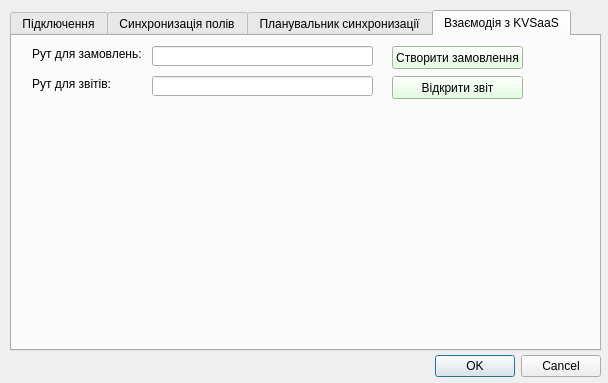
<?xml version="1.0" encoding="UTF-8"?>
<ui version="4.0">
 <class>KvSaasExpImpDialogBase</class>
 <widget class="QDialog" name="KvSaasExpImpDialogBase">
  <property name="geometry">
   <rect>
    <x>0</x>
    <y>0</y>
    <width>608</width>
    <height>383</height>
   </rect>
  </property>
  <property name="windowTitle">
   <string>KvSaaS / Export Import</string>
  </property>
  <widget class="QDialogButtonBox" name="button_box">
   <property name="geometry">
    <rect>
     <x>260</x>
     <y>350</y>
     <width>341</width>
     <height>32</height>
    </rect>
   </property>
   <property name="orientation">
    <enum>Qt::Horizontal</enum>
   </property>
   <property name="standardButtons">
    <set>QDialogButtonBox::Cancel|QDialogButtonBox::Ok</set>
   </property>
  </widget>
  <widget class="QTabWidget" name="tabWidget">
   <property name="geometry">
    <rect>
     <x>10</x>
     <y>10</y>
     <width>591</width>
     <height>341</height>
    </rect>
   </property>
   <property name="currentIndex">
    <number>3</number>
   </property>
   <widget class="QWidget" name="tab">
    <attribute name="title">
     <string>Підключення</string>
    </attribute>
    <widget class="QGroupBox" name="groupBox">
     <property name="geometry">
      <rect>
       <x>10</x>
       <y>10</y>
       <width>561</width>
       <height>241</height>
      </rect>
     </property>
     <property name="title">
      <string>Підключення до KvSaaS REST API</string>
     </property>
     <widget class="QLabel" name="label">
      <property name="geometry">
       <rect>
        <x>10</x>
        <y>30</y>
        <width>91</width>
        <height>16</height>
       </rect>
      </property>
      <property name="text">
       <string>DNS / IP-адреса</string>
      </property>
     </widget>
     <widget class="QLineEdit" name="lineEdit">
      <property name="geometry">
       <rect>
        <x>110</x>
        <y>30</y>
        <width>191</width>
        <height>20</height>
       </rect>
      </property>
      <property name="text">
       <string>kvsaas.de:9000/api</string>
      </property>
     </widget>
     <widget class="QLabel" name="label_2">
      <property name="geometry">
       <rect>
        <x>10</x>
        <y>60</y>
        <width>81</width>
        <height>16</height>
       </rect>
      </property>
      <property name="text">
       <string>Користувач</string>
      </property>
     </widget>
     <widget class="QLineEdit" name="lineEdit_2">
      <property name="geometry">
       <rect>
        <x>110</x>
        <y>60</y>
        <width>113</width>
        <height>20</height>
       </rect>
      </property>
      <property name="text">
       <string>Alex.K@kvsaas.de</string>
      </property>
     </widget>
     <widget class="QLabel" name="label_3">
      <property name="geometry">
       <rect>
        <x>10</x>
        <y>90</y>
        <width>47</width>
        <height>13</height>
       </rect>
      </property>
      <property name="text">
       <string>Пароль</string>
      </property>
     </widget>
     <widget class="QLineEdit" name="lineEdit_3">
      <property name="geometry">
       <rect>
        <x>110</x>
        <y>90</y>
        <width>113</width>
        <height>20</height>
       </rect>
      </property>
      <property name="text">
       <string>***************</string>
      </property>
     </widget>
     <widget class="QLabel" name="label_4">
      <property name="geometry">
       <rect>
        <x>10</x>
        <y>120</y>
        <width>47</width>
        <height>13</height>
       </rect>
      </property>
      <property name="text">
       <string>Токен</string>
      </property>
     </widget>
     <widget class="QLineEdit" name="lineEdit_4">
      <property name="geometry">
       <rect>
        <x>110</x>
        <y>120</y>
        <width>291</width>
        <height>20</height>
       </rect>
      </property>
      <property name="text">
       <string>sk-WROu182rMdUQvTYm000000000000000000000RM</string>
      </property>
     </widget>
    </widget>
   </widget>
   <widget class="QWidget" name="tab_2">
    <attribute name="title">
     <string>Синхронизація полів</string>
    </attribute>
    <widget class="QLabel" name="label_8">
     <property name="geometry">
      <rect>
       <x>20</x>
       <y>10</y>
       <width>47</width>
       <height>16</height>
      </rect>
     </property>
     <property name="text">
      <string>Слої:</string>
     </property>
    </widget>
    <widget class="QCheckBox" name="checkBox">
     <property name="geometry">
      <rect>
       <x>20</x>
       <y>290</y>
       <width>241</width>
       <height>17</height>
      </rect>
     </property>
     <property name="text">
      <string>Створювати поле у QGIS, якщо не існує</string>
     </property>
    </widget>
    <widget class="QTableWidget" name="twAttrGrid">
     <property name="geometry">
      <rect>
       <x>20</x>
       <y>40</y>
       <width>551</width>
       <height>241</height>
      </rect>
     </property>
     <column>
      <property name="text">
       <string>QGIS поле</string>
      </property>
     </column>
     <column>
      <property name="text">
       <string>KVSaaS поле</string>
      </property>
     </column>
     <column>
      <property name="text">
       <string>Поле ID</string>
      </property>
     </column>
    </widget>
    <widget class="QComboBox" name="cbSFKinds">
     <property name="geometry">
      <rect>
       <x>410</x>
       <y>10</y>
       <width>161</width>
       <height>22</height>
      </rect>
     </property>
    </widget>
    <widget class="QLabel" name="label_9">
     <property name="geometry">
      <rect>
       <x>296</x>
       <y>10</y>
       <width>111</width>
       <height>20</height>
      </rect>
     </property>
     <property name="text">
      <string>Тип об'єкту KVSaaS:</string>
     </property>
    </widget>
    <widget class="QgsMapLayerComboBox" name="mMapLayerComboBox">
     <property name="geometry">
      <rect>
       <x>80</x>
       <y>10</y>
       <width>181</width>
       <height>22</height>
      </rect>
     </property>
    </widget>
    <widget class="QPushButton" name="btnUpdateFromKvSaaS">
     <property name="geometry">
      <rect>
       <x>450</x>
       <y>282</y>
       <width>125</width>
       <height>30</height>
      </rect>
     </property>
     <property name="autoFillBackground">
      <bool>false</bool>
     </property>
     <property name="styleSheet">
      <string notr="true">background-color:rgb(212, 245, 255)</string>
     </property>
     <property name="text">
      <string>Оновити з KvSaaS</string>
     </property>
    </widget>
   </widget>
   <widget class="QWidget" name="tab_3">
    <attribute name="title">
     <string>Планувальник синхронизації</string>
    </attribute>
    <widget class="QLabel" name="label_7">
     <property name="geometry">
      <rect>
       <x>20</x>
       <y>10</y>
       <width>151</width>
       <height>16</height>
      </rect>
     </property>
     <property name="text">
      <string>Оновлювати кожні (хвилин):</string>
     </property>
    </widget>
    <widget class="QSpinBox" name="spScheduleMinutes">
     <property name="geometry">
      <rect>
       <x>180</x>
       <y>10</y>
       <width>41</width>
       <height>22</height>
      </rect>
     </property>
     <property name="value">
      <number>5</number>
     </property>
    </widget>
   </widget>
   <widget class="QWidget" name="tab_4">
    <attribute name="title">
     <string>Взаємодія з KVSaaS</string>
    </attribute>
    <widget class="QLabel" name="label_5">
     <property name="geometry">
      <rect>
       <x>20</x>
       <y>10</y>
       <width>111</width>
       <height>16</height>
      </rect>
     </property>
     <property name="text">
      <string>Рут для замовлень:</string>
     </property>
    </widget>
    <widget class="QLabel" name="label_6">
     <property name="geometry">
      <rect>
       <x>20</x>
       <y>40</y>
       <width>111</width>
       <height>16</height>
      </rect>
     </property>
     <property name="text">
      <string>Рут для звітів:</string>
     </property>
    </widget>
    <widget class="QLineEdit" name="edRootForOrders">
     <property name="geometry">
      <rect>
       <x>140</x>
       <y>10</y>
       <width>221</width>
       <height>20</height>
      </rect>
     </property>
    </widget>
    <widget class="QLineEdit" name="edRootForReports">
     <property name="geometry">
      <rect>
       <x>140</x>
       <y>40</y>
       <width>221</width>
       <height>20</height>
      </rect>
     </property>
    </widget>
    <widget class="QPushButton" name="btnCreateOrder">
     <property name="geometry">
      <rect>
       <x>380</x>
       <y>10</y>
       <width>131</width>
       <height>23</height>
      </rect>
     </property>
     <property name="styleSheet">
      <string notr="true">background-color: rgb(222, 255, 217);</string>
     </property>
     <property name="text">
      <string>Створити замовлення</string>
     </property>
    </widget>
    <widget class="QPushButton" name="btnOpenReport">
     <property name="geometry">
      <rect>
       <x>380</x>
       <y>40</y>
       <width>131</width>
       <height>23</height>
      </rect>
     </property>
     <property name="styleSheet">
      <string notr="true">background-color: rgb(222, 255, 217);</string>
     </property>
     <property name="text">
      <string>Відкрити звіт</string>
     </property>
    </widget>
   </widget>
  </widget>
 </widget>
 <customwidgets>
  <customwidget>
   <class>QgsMapLayerComboBox</class>
   <extends>QComboBox</extends>
   <header>qgsmaplayercombobox.h</header>
  </customwidget>
 </customwidgets>
 <resources/>
 <connections>
  <connection>
   <sender>button_box</sender>
   <signal>accepted()</signal>
   <receiver>KvSaasExpImpDialogBase</receiver>
   <slot>accept()</slot>
   <hints>
    <hint type="sourcelabel">
     <x>20</x>
     <y>20</y>
    </hint>
    <hint type="destinationlabel">
     <x>20</x>
     <y>20</y>
    </hint>
   </hints>
  </connection>
  <connection>
   <sender>button_box</sender>
   <signal>rejected()</signal>
   <receiver>KvSaasExpImpDialogBase</receiver>
   <slot>reject()</slot>
   <hints>
    <hint type="sourcelabel">
     <x>20</x>
     <y>20</y>
    </hint>
    <hint type="destinationlabel">
     <x>20</x>
     <y>20</y>
    </hint>
   </hints>
  </connection>
 </connections>
</ui>
